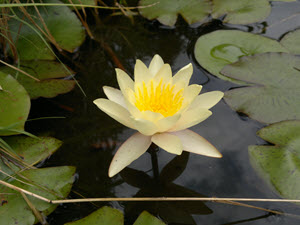
#> input picture MP32405_example/Demo/Pict/lotus.jpg, 300 x 225 px
$ python CH1614.py
#> lines starting #> are read from the running program, lines starting #| are printed output that depends on the picture
# rotate()方法旋轉圖片，角度負值是順時針旋轉
from PIL import Image

file = '../Demo/Pict/lotus.jpg'  # 圖檔路徑

# 開啟jpg格式圖檔，with/as於執行後自動釋放資源
with Image.open(file) as photo:
#> photo is the input picture: PIL image 300x225 RGB; mean R, G, B 81.8, 82, 51.9
   img = photo.rotate(-135).save(
      '../Demo/Pict/lotusR135.jpg')
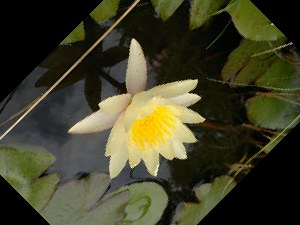
#> saved as lotusR135.jpg: PIL image 300x225 RGB; mean R, G, B 64.5, 64, 39.7

file2 = '../Demo/Pict/lotusR135.jpg'
with Image.open(file2) as photo:
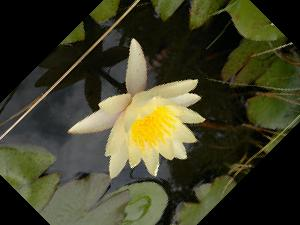
#> photo: PIL image 300x225 RGB; mean R, G, B 64.6, 64, 40.3
   photo.show()
